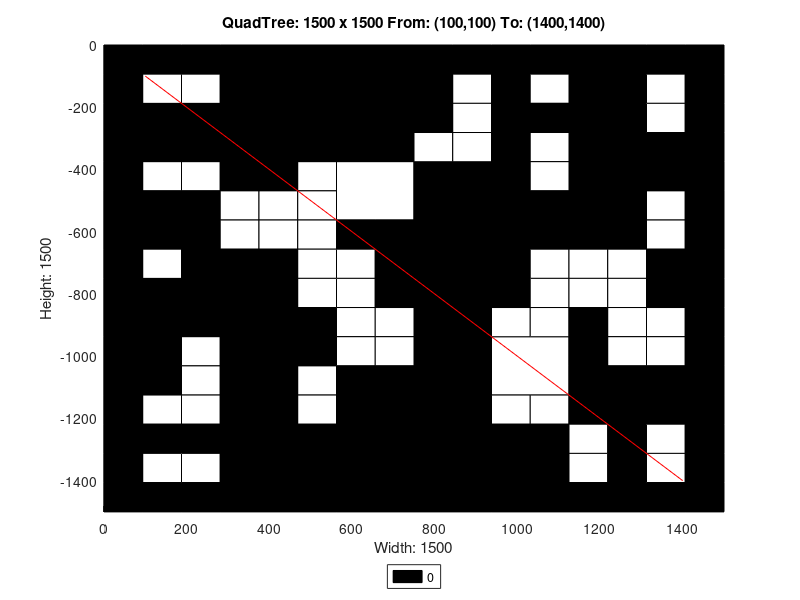

Here is the MATLAB script that generated this plot:
axis([0 1500 -1500 0]);
title('QuadTree: 1500 x 1500 From: (100,100) To: (1400,1400)');
xlabel('Width: 1500');
ylabel('Height: 1500');
rectangle('Position',[375 -375 375 375], 'FaceColor',[0 0 0]);
rectangle('Position',[0 -375 187.5 187.5], 'FaceColor',[0 0 0]);
rectangle('Position',[187.5 -375 187.5 187.5], 'FaceColor',[0 0 0]);
rectangle('Position',[562.5 -562.5 187.5 187.5], 'FaceColor',[1 1 1]);
rectangle('Position',[1125 -187.5 187.5 187.5], 'FaceColor',[0 0 0]);
rectangle('Position',[1125 -375 187.5 187.5], 'FaceColor',[0 0 0]);
rectangle('Position',[750 -562.5 187.5 187.5], 'FaceColor',[0 0 0]);
rectangle('Position',[750 -750 187.5 187.5], 'FaceColor',[0 0 0]);
rectangle('Position',[1125 -562.5 187.5 187.5], 'FaceColor',[0 0 0]);
rectangle('Position',[0 -937.5 187.5 187.5], 'FaceColor',[0 0 0]);
rectangle('Position',[187.5 -937.5 187.5 187.5], 'FaceColor',[0 0 0]);
rectangle('Position',[0 -1125 187.5 187.5], 'FaceColor',[0 0 0]);
rectangle('Position',[562.5 -1312.5 187.5 187.5], 'FaceColor',[0 0 0]);
rectangle('Position',[375 -1500 187.5 187.5], 'FaceColor',[0 0 0]);
rectangle('Position',[562.5 -1500 187.5 187.5], 'FaceColor',[0 0 0]);
rectangle('Position',[750 -937.5 187.5 187.5], 'FaceColor',[0 0 0]);
rectangle('Position',[750 -1125 187.5 187.5], 'FaceColor',[0 0 0]);
rectangle('Position',[937.5 -1125 187.5 187.5], 'FaceColor',[1 1 1]);
rectangle('Position',[750 -1312.5 187.5 187.5], 'FaceColor',[0 0 0]);
rectangle('Position',[750 -1500 187.5 187.5], 'FaceColor',[0 0 0]);
rectangle('Position',[937.5 -1500 187.5 187.5], 'FaceColor',[0 0 0]);
rectangle('Position',[0 -93.75 93.75 93.75], 'FaceColor',[0 0 0]);
rectangle('Position',[93.75 -93.75 93.75 93.75], 'FaceColor',[0 0 0]);
rectangle('Position',[0 -187.5 93.75 93.75], 'FaceColor',[0 0 0]);
rectangle('Position',[93.75 -187.5 93.75 93.75], 'FaceColor',[1 1 1]);
rectangle('Position',[187.5 -93.75 93.75 93.75], 'FaceColor',[0 0 0]);
rectangle('Position',[281.25 -93.75 93.75 93.75], 'FaceColor',[0 0 0]);
rectangle('Position',[187.5 -187.5 93.75 93.75], 'FaceColor',[1 1 1]);
rectangle('Position',[281.25 -187.5 93.75 93.75], 'FaceColor',[0 0 0]);
rectangle('Position',[0 -468.75 93.75 93.75], 'FaceColor',[0 0 0]);
rectangle('Position',[93.75 -468.75 93.75 93.75], 'FaceColor',[1 1 1]);
rectangle('Position',[0 -562.5 93.75 93.75], 'FaceColor',[0 0 0]);
rectangle('Position',[93.75 -562.5 93.75 93.75], 'FaceColor',[0 0 0]);
rectangle('Position',[187.5 -468.75 93.75 93.75], 'FaceColor',[1 1 1]);
rectangle('Position',[281.25 -468.75 93.75 93.75], 'FaceColor',[0 0 0]);
rectangle('Position',[187.5 -562.5 93.75 93.75], 'FaceColor',[0 0 0]);
rectangle('Position',[281.25 -562.5 93.75 93.75], 'FaceColor',[1 1 1]);
rectangle('Position',[0 -656.25 93.75 93.75], 'FaceColor',[0 0 0]);
rectangle('Position',[93.75 -656.25 93.75 93.75], 'FaceColor',[0 0 0]);
rectangle('Position',[0 -750 93.75 93.75], 'FaceColor',[0 0 0]);
rectangle('Position',[93.75 -750 93.75 93.75], 'FaceColor',[1 1 1]);
rectangle('Position',[187.5 -656.25 93.75 93.75], 'FaceColor',[0 0 0]);
rectangle('Position',[281.25 -656.25 93.75 93.75], 'FaceColor',[1 1 1]);
rectangle('Position',[187.5 -750 93.75 93.75], 'FaceColor',[0 0 0]);
rectangle('Position',[281.25 -750 93.75 93.75], 'FaceColor',[0 0 0]);
rectangle('Position',[375 -468.75 93.75 93.75], 'FaceColor',[0 0 0]);
rectangle('Position',[468.75 -468.75 93.75 93.75], 'FaceColor',[1 1 1]);
rectangle('Position',[375 -562.5 93.75 93.75], 'FaceColor',[1 1 1]);
rectangle('Position',[468.75 -562.5 93.75 93.75], 'FaceColor',[1 1 1]);
rectangle('Position',[375 -656.25 93.75 93.75], 'FaceColor',[1 1 1]);
rectangle('Position',[468.75 -656.25 93.75 93.75], 'FaceColor',[1 1 1]);
rectangle('Position',[375 -750 93.75 93.75], 'FaceColor',[0 0 0]);
rectangle('Position',[468.75 -750 93.75 93.75], 'FaceColor',[1 1 1]);
rectangle('Position',[562.5 -656.25 93.75 93.75], 'FaceColor',[0 0 0]);
rectangle('Position',[656.25 -656.25 93.75 93.75], 'FaceColor',[0 0 0]);
rectangle('Position',[562.5 -750 93.75 93.75], 'FaceColor',[1 1 1]);
rectangle('Position',[656.25 -750 93.75 93.75], 'FaceColor',[0 0 0]);
rectangle('Position',[750 -93.75 93.75 93.75], 'FaceColor',[0 0 0]);
rectangle('Position',[843.75 -93.75 93.75 93.75], 'FaceColor',[0 0 0]);
rectangle('Position',[750 -187.5 93.75 93.75], 'FaceColor',[0 0 0]);
rectangle('Position',[843.75 -187.5 93.75 93.75], 'FaceColor',[1 1 1]);
rectangle('Position',[937.5 -93.75 93.75 93.75], 'FaceColor',[0 0 0]);
rectangle('Position',[1031.25 -93.75 93.75 93.75], 'FaceColor',[0 0 0]);
rectangle('Position',[937.5 -187.5 93.75 93.75], 'FaceColor',[0 0 0]);
rectangle('Position',[1031.25 -187.5 93.75 93.75], 'FaceColor',[1 1 1]);
rectangle('Position',[750 -281.25 93.75 93.75], 'FaceColor',[0 0 0]);
rectangle('Position',[843.75 -281.25 93.75 93.75], 'FaceColor',[1 1 1]);
rectangle('Position',[750 -375 93.75 93.75], 'FaceColor',[1 1 1]);
rectangle('Position',[843.75 -375 93.75 93.75], 'FaceColor',[1 1 1]);
rectangle('Position',[937.5 -281.25 93.75 93.75], 'FaceColor',[0 0 0]);
rectangle('Position',[1031.25 -281.25 93.75 93.75], 'FaceColor',[0 0 0]);
rectangle('Position',[937.5 -375 93.75 93.75], 'FaceColor',[0 0 0]);
rectangle('Position',[1031.25 -375 93.75 93.75], 'FaceColor',[1 1 1]);
rectangle('Position',[1312.5 -93.75 93.75 93.75], 'FaceColor',[0 0 0]);
rectangle('Position',[1406.25 -93.75 93.75 93.75], 'FaceColor',[0 0 0]);
rectangle('Position',[1312.5 -187.5 93.75 93.75], 'FaceColor',[1 1 1]);
rectangle('Position',[1406.25 -187.5 93.75 93.75], 'FaceColor',[0 0 0]);
rectangle('Position',[1312.5 -281.25 93.75 93.75], 'FaceColor',[1 1 1]);
rectangle('Position',[1406.25 -281.25 93.75 93.75], 'FaceColor',[0 0 0]);
rectangle('Position',[1312.5 -375 93.75 93.75], 'FaceColor',[0 0 0]);
rectangle('Position',[1406.25 -375 93.75 93.75], 'FaceColor',[0 0 0]);
rectangle('Position',[937.5 -468.75 93.75 93.75], 'FaceColor',[0 0 0]);
rectangle('Position',[1031.25 -468.75 93.75 93.75], 'FaceColor',[1 1 1]);
rectangle('Position',[937.5 -562.5 93.75 93.75], 'FaceColor',[0 0 0]);
rectangle('Position',[1031.25 -562.5 93.75 93.75], 'FaceColor',[0 0 0]);
rectangle('Position',[937.5 -656.25 93.75 93.75], 'FaceColor',[0 0 0]);
rectangle('Position',[1031.25 -656.25 93.75 93.75], 'FaceColor',[0 0 0]);
rectangle('Position',[937.5 -750 93.75 93.75], 'FaceColor',[0 0 0]);
rectangle('Position',[1031.25 -750 93.75 93.75], 'FaceColor',[1 1 1]);
rectangle('Position',[1312.5 -468.75 93.75 93.75], 'FaceColor',[0 0 0]);
rectangle('Position',[1406.25 -468.75 93.75 93.75], 'FaceColor',[0 0 0]);
rectangle('Position',[1312.5 -562.5 93.75 93.75], 'FaceColor',[1 1 1]);
rectangle('Position',[1406.25 -562.5 93.75 93.75], 'FaceColor',[0 0 0]);
rectangle('Position',[1125 -656.25 93.75 93.75], 'FaceColor',[0 0 0]);
rectangle('Position',[1218.75 -656.25 93.75 93.75], 'FaceColor',[0 0 0]);
rectangle('Position',[1125 -750 93.75 93.75], 'FaceColor',[1 1 1]);
rectangle('Position',[1218.75 -750 93.75 93.75], 'FaceColor',[1 1 1]);
rectangle('Position',[1312.5 -656.25 93.75 93.75], 'FaceColor',[1 1 1]);
rectangle('Position',[1406.25 -656.25 93.75 93.75], 'FaceColor',[0 0 0]);
rectangle('Position',[1312.5 -750 93.75 93.75], 'FaceColor',[0 0 0]);
rectangle('Position',[1406.25 -750 93.75 93.75], 'FaceColor',[0 0 0]);
rectangle('Position',[187.5 -1031.25 93.75 93.75], 'FaceColor',[1 1 1]);
rectangle('Position',[281.25 -1031.25 93.75 93.75], 'FaceColor',[0 0 0]);
rectangle('Position',[187.5 -1125 93.75 93.75], 'FaceColor',[1 1 1]);
rectangle('Position',[281.25 -1125 93.75 93.75], 'FaceColor',[0 0 0]);
rectangle('Position',[375 -843.75 93.75 93.75], 'FaceColor',[0 0 0]);
rectangle('Position',[468.75 -843.75 93.75 93.75], 'FaceColor',[1 1 1]);
rectangle('Position',[375 -937.5 93.75 93.75], 'FaceColor',[0 0 0]);
rectangle('Position',[468.75 -937.5 93.75 93.75], 'FaceColor',[0 0 0]);
rectangle('Position',[562.5 -843.75 93.75 93.75], 'FaceColor',[1 1 1]);
rectangle('Position',[656.25 -843.75 93.75 93.75], 'FaceColor',[0 0 0]);
rectangle('Position',[562.5 -937.5 93.75 93.75], 'FaceColor',[1 1 1]);
rectangle('Position',[656.25 -937.5 93.75 93.75], 'FaceColor',[1 1 1]);
rectangle('Position',[375 -1031.25 93.75 93.75], 'FaceColor',[0 0 0]);
rectangle('Position',[468.75 -1031.25 93.75 93.75], 'FaceColor',[0 0 0]);
rectangle('Position',[375 -1125 93.75 93.75], 'FaceColor',[0 0 0]);
rectangle('Position',[468.75 -1125 93.75 93.75], 'FaceColor',[1 1 1]);
rectangle('Position',[562.5 -1031.25 93.75 93.75], 'FaceColor',[1 1 1]);
rectangle('Position',[656.25 -1031.25 93.75 93.75], 'FaceColor',[1 1 1]);
rectangle('Position',[562.5 -1125 93.75 93.75], 'FaceColor',[0 0 0]);
rectangle('Position',[656.25 -1125 93.75 93.75], 'FaceColor',[0 0 0]);
rectangle('Position',[0 -1218.75 93.75 93.75], 'FaceColor',[0 0 0]);
rectangle('Position',[93.75 -1218.75 93.75 93.75], 'FaceColor',[1 1 1]);
rectangle('Position',[0 -1312.5 93.75 93.75], 'FaceColor',[0 0 0]);
rectangle('Position',[93.75 -1312.5 93.75 93.75], 'FaceColor',[0 0 0]);
rectangle('Position',[187.5 -1218.75 93.75 93.75], 'FaceColor',[1 1 1]);
rectangle('Position',[281.25 -1218.75 93.75 93.75], 'FaceColor',[0 0 0]);
rectangle('Position',[187.5 -1312.5 93.75 93.75], 'FaceColor',[0 0 0]);
rectangle('Position',[281.25 -1312.5 93.75 93.75], 'FaceColor',[0 0 0]);
rectangle('Position',[0 -1406.25 93.75 93.75], 'FaceColor',[0 0 0]);
rectangle('Position',[93.75 -1406.25 93.75 93.75], 'FaceColor',[1 1 1]);
rectangle('Position',[0 -1500 93.75 93.75], 'FaceColor',[0 0 0]);
rectangle('Position',[93.75 -1500 93.75 93.75], 'FaceColor',[0 0 0]);
rectangle('Position',[187.5 -1406.25 93.75 93.75], 'FaceColor',[1 1 1]);
rectangle('Position',[281.25 -1406.25 93.75 93.75], 'FaceColor',[0 0 0]);
rectangle('Position',[187.5 -1500 93.75 93.75], 'FaceColor',[0 0 0]);
rectangle('Position',[281.25 -1500 93.75 93.75], 'FaceColor',[0 0 0]);
rectangle('Position',[375 -1218.75 93.75 93.75], 'FaceColor',[0 0 0]);
rectangle('Position',[468.75 -1218.75 93.75 93.75], 'FaceColor',[1 1 1]);
rectangle('Position',[375 -1312.5 93.75 93.75], 'FaceColor',[0 0 0]);
rectangle('Position',[468.75 -1312.5 93.75 93.75], 'FaceColor',[0 0 0]);
rectangle('Position',[937.5 -843.75 93.75 93.75], 'FaceColor',[0 0 0]);
rectangle('Position',[1031.25 -843.75 93.75 93.75], 'FaceColor',[1 1 1]);
rectangle('Position',[937.5 -937.5 93.75 93.75], 'FaceColor',[1 1 1]);
rectangle('Position',[1031.25 -937.5 93.75 93.75], 'FaceColor',[1 1 1]);
rectangle('Position',[1125 -843.75 93.75 93.75], 'FaceColor',[1 1 1]);
rectangle('Position',[1218.75 -843.75 93.75 93.75], 'FaceColor',[1 1 1]);
rectangle('Position',[1125 -937.5 93.75 93.75], 'FaceColor',[0 0 0]);
rectangle('Position',[1218.75 -937.5 93.75 93.75], 'FaceColor',[1 1 1]);
rectangle('Position',[1312.5 -843.75 93.75 93.75], 'FaceColor',[0 0 0]);
rectangle('Position',[1406.25 -843.75 93.75 93.75], 'FaceColor',[0 0 0]);
rectangle('Position',[1312.5 -937.5 93.75 93.75], 'FaceColor',[1 1 1]);
rectangle('Position',[1406.25 -937.5 93.75 93.75], 'FaceColor',[0 0 0]);
rectangle('Position',[1125 -1031.25 93.75 93.75], 'FaceColor',[0 0 0]);
rectangle('Position',[1218.75 -1031.25 93.75 93.75], 'FaceColor',[1 1 1]);
rectangle('Position',[1125 -1125 93.75 93.75], 'FaceColor',[0 0 0]);
rectangle('Position',[1218.75 -1125 93.75 93.75], 'FaceColor',[0 0 0]);
rectangle('Position',[1312.5 -1031.25 93.75 93.75], 'FaceColor',[1 1 1]);
rectangle('Position',[1406.25 -1031.25 93.75 93.75], 'FaceColor',[0 0 0]);
rectangle('Position',[1312.5 -1125 93.75 93.75], 'FaceColor',[0 0 0]);
rectangle('Position',[1406.25 -1125 93.75 93.75], 'FaceColor',[0 0 0]);
rectangle('Position',[937.5 -1218.75 93.75 93.75], 'FaceColor',[1 1 1]);
rectangle('Position',[1031.25 -1218.75 93.75 93.75], 'FaceColor',[1 1 1]);
rectangle('Position',[937.5 -1312.5 93.75 93.75], 'FaceColor',[0 0 0]);
rectangle('Position',[1031.25 -1312.5 93.75 93.75], 'FaceColor',[0 0 0]);
rectangle('Position',[1125 -1218.75 93.75 93.75], 'FaceColor',[0 0 0]);
rectangle('Position',[1218.75 -1218.75 93.75 93.75], 'FaceColor',[0 0 0]);
rectangle('Position',[1125 -1312.5 93.75 93.75], 'FaceColor',[1 1 1]);
rectangle('Position',[1218.75 -1312.5 93.75 93.75], 'FaceColor',[0 0 0]);
rectangle('Position',[1312.5 -1218.75 93.75 93.75], 'FaceColor',[0 0 0]);
rectangle('Position',[1406.25 -1218.75 93.75 93.75], 'FaceColor',[0 0 0]);
rectangle('Position',[1312.5 -1312.5 93.75 93.75], 'FaceColor',[1 1 1]);
rectangle('Position',[1406.25 -1312.5 93.75 93.75], 'FaceColor',[0 0 0]);
rectangle('Position',[1125 -1406.25 93.75 93.75], 'FaceColor',[1 1 1]);
rectangle('Position',[1218.75 -1406.25 93.75 93.75], 'FaceColor',[0 0 0]);
rectangle('Position',[1125 -1500 93.75 93.75], 'FaceColor',[0 0 0]);
rectangle('Position',[1218.75 -1500 93.75 93.75], 'FaceColor',[0 0 0]);
rectangle('Position',[1312.5 -1406.25 93.75 93.75], 'FaceColor',[1 1 1]);
rectangle('Position',[1406.25 -1406.25 93.75 93.75], 'FaceColor',[0 0 0]);
rectangle('Position',[1312.5 -1500 93.75 93.75], 'FaceColor',[0 0 0]);
rectangle('Position',[1406.25 -1500 93.75 93.75], 'FaceColor',[0 0 0]);
X=[1400,100];
Y=[-1400,-100];
hold on;
plot(X,Y,'r');
legend('0','Location','southoutside');
